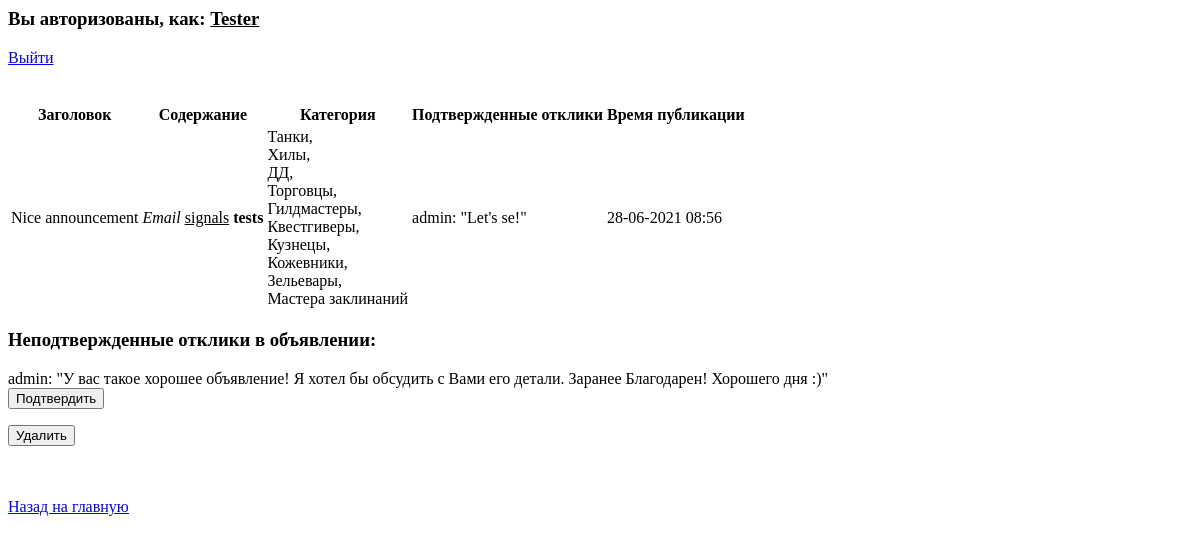
The app's page /ann/14 (signed in), older data.
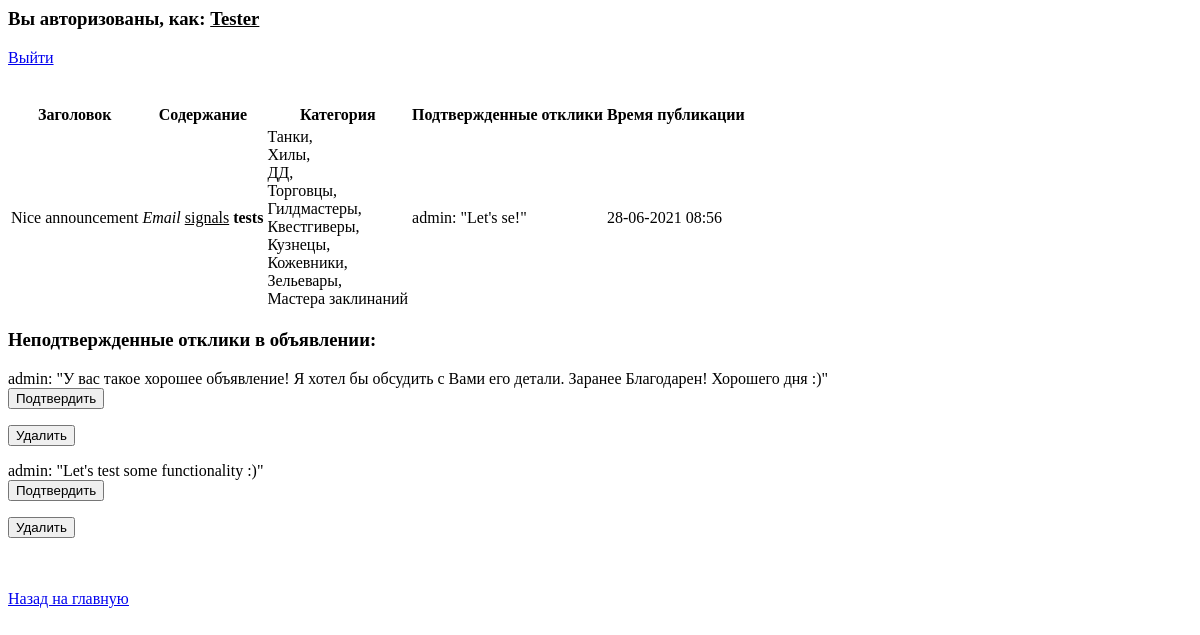
The same page, newer data.
### announcements/models.py (models this page shows)
class Comment(models.Model):
    com_ann = models.ForeignKey(Announcement, on_delete=models.CASCADE, verbose_name='Выбрать публикацию')
    com_author = models.ForeignKey(User, on_delete=models.CASCADE, verbose_name='Автор отклика')
    com_body = models.TextField(verbose_name='Отклик')
    com_time_in = models.DateTimeField(auto_now_add=True, verbose_name='Time of comment creation')
    com_confirmed = models.BooleanField(default=False, verbose_name='Comment confirmed by announcement author')
    def __str__(self):
        return f'{self.com_author}: "{self.com_body}"'
    class Meta:
        verbose_name = 'Comment'
        verbose_name_plural = 'Comments'

### announcements/views.py (the view, shortened to what this page needs)
# urls.py: path('ann/<int:pk>', AnnDetails.as_view(), name='ann_details'),
class AnnDetails(LoginRequiredMixin, DetailView):
    model = Announcement
    template_name = 'details.html'

### announcements/models.py (called while the page is built)
    def __str__(self):
        return self.cat_name

### announcements/templatetags/custom_filters_and_tags.py (called while the page is built)
@register.filter(name='confirmed_comment_filter')
def confirmed_comment_filter(ann_object):
    return Comment.objects.filter(com_ann=ann_object, com_confirmed=True)

@register.filter(name='unconfirmed_comment_filter')
def unconfirmed_comment_filter(ann_object):
    return Comment.objects.filter(com_ann=ann_object, com_confirmed=False)

### templates/details.html (shortened to what this page needs)
{% load custom_filters_and_tags %}
<h3>Вы авторизованы, как: <u>{{ user }}</u></h3> <a href={% url 'account_logout' %}>Выйти</a><br><br><br>
{% if user == object.ann_author %}
<table>
    <thead>
        <tr>
            <th>Заголовок</th>
            <th>Содержание</th>
            <th>Категория</th>
            <th>Подтвержденные отклики</th>
            <th>Время публикации</th>
        </tr>
    </thead>
    <tbody>
        <tr>
            <td>{{ object.ann_title }}</td>
            <td>{{ object.ann_body|safe }}</td>
            <td>{{ object.ann_category.all|join:",<br> " }}</td>
            <td>{{ object|confirmed_comment_filter|join:",<br> " }}</td>
            <td>{{ object.ann_time_in|date:"d-m-Y H:i"}}</td>
        </tr>
    </tbody>
</table>
{% with object|unconfirmed_comment_filter as ann_comments_not_confirmed %}
{% if ann_comments_not_confirmed %}
<h3>Неподтвержденные отклики в объявлении:</h3>
{% for a_c_n_c in ann_comments_not_confirmed %}
{{ a_c_n_c }}
<form method="POST">
<button type="submit" name="a_c_n_c_id" value="{{ a_c_n_c.id }}">Подтвердить</button>
</form>
<form action={% url 'comment_delete' a_c_n_c.id %}>
<input type="submit" value="Удалить" />
</form>
{% endfor %}
{% endif %}
{% endwith %}
{% else %}
<h1>Думали, все так просто? ;)<br>Эта страница доступна только автору объявления</h1>
{% endif %}
<a href={% url 'main' %}><u>Назад на главную</u></a>

Row changes from the older to the newer data that the page shows:
added Comment: com_author+com_body "admin: \"Let's test some functionality :)\"", {{ a_c_n_c.id }} 44 (drawn)
